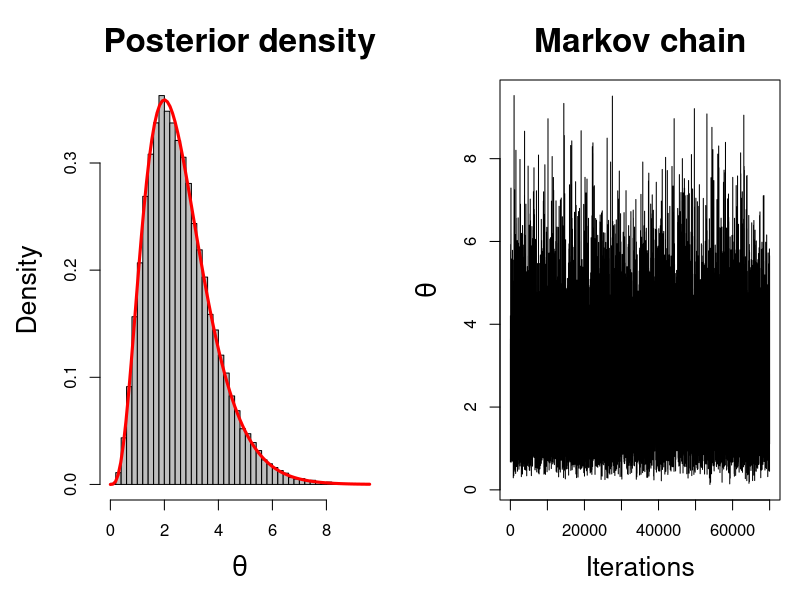
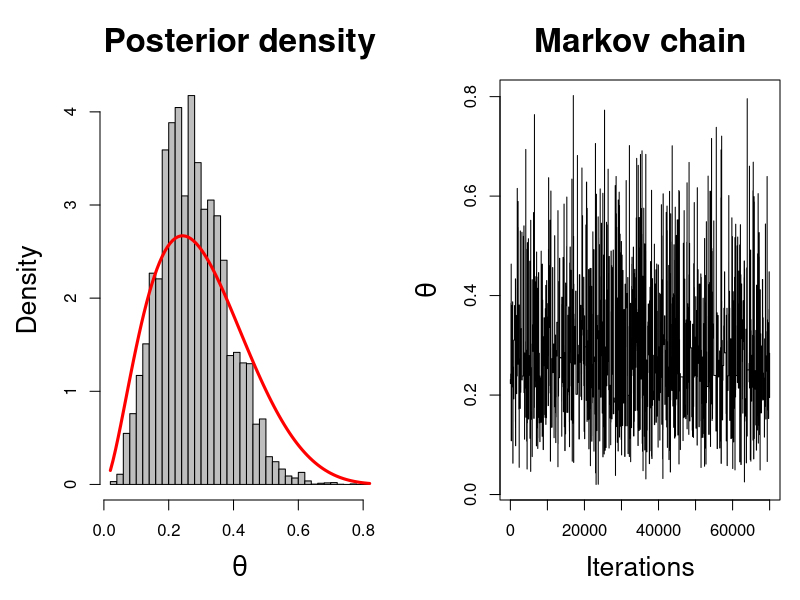
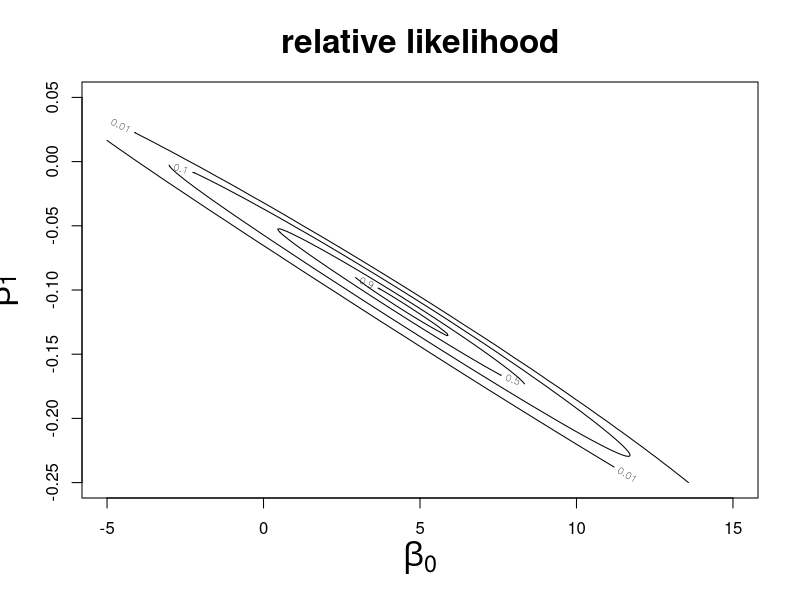
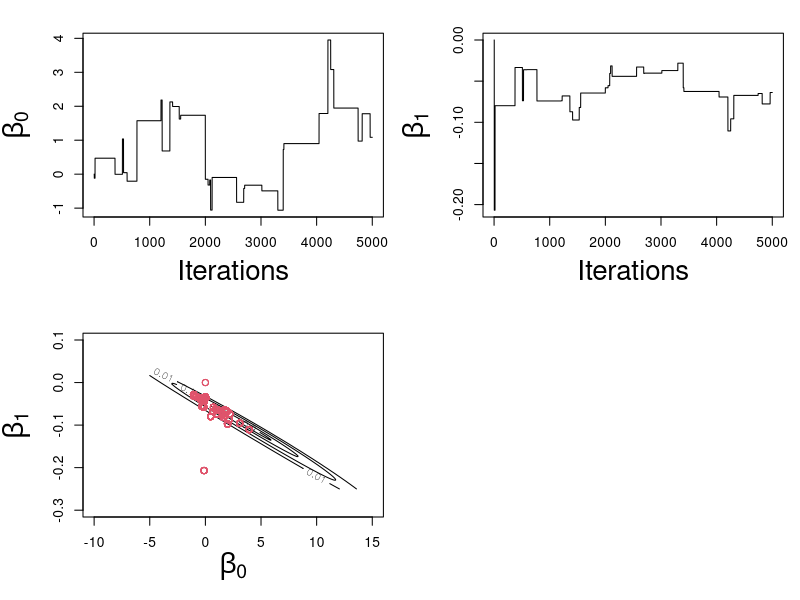
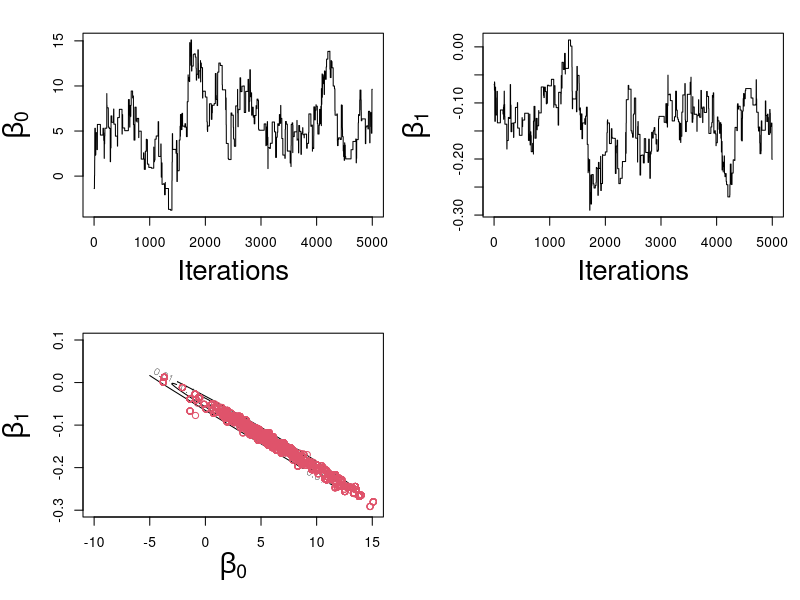
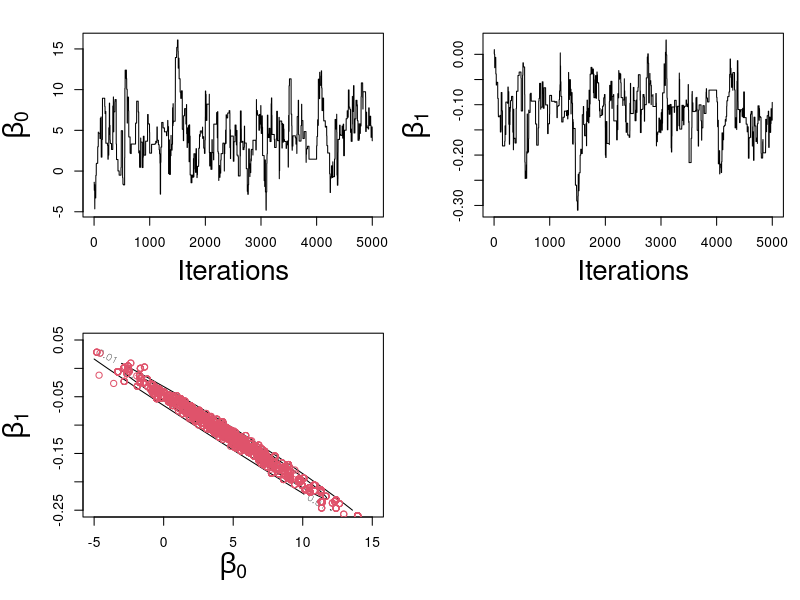
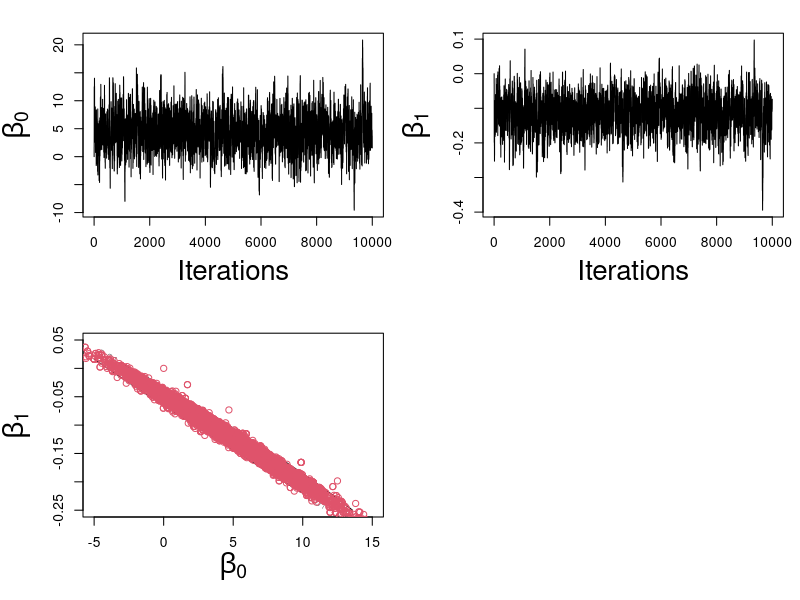
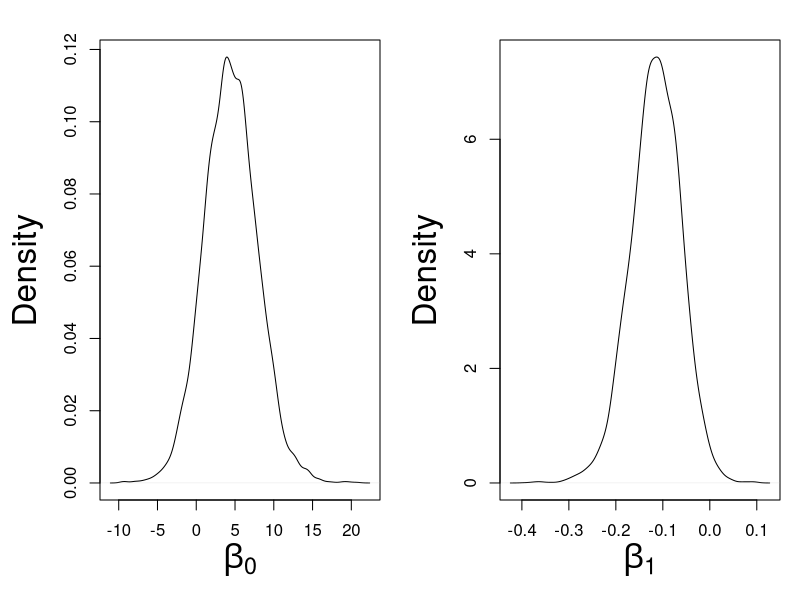

These charts were generated, in order, by the following R code:
#############################
## METROPOLIS-HASTINGS
############################

## Gamma distribution: rw

mh.gamma <-
  function(n.sims=10^5,
           start=1, burnin=0.3*n.sims, cand.sd=2,
           shape=1, rate=1) {
    # draws values from a gamma density
    # with shape and rate
    # sampling from a normal with mean
    # equal to the last vaue and sd = sd
    theta.cur <- start
    draws <- c()
    theta.update <- function(theta.cur, shape, rate) {
      theta.can <- rnorm(1, mean = theta.cur, sd = cand.sd)
      accept.prob <- dgamma(theta.can, shape = shape, rate = rate)/
        dgamma(theta.cur, shape = shape, rate = rate)
      if (runif(1) <= accept.prob)
        theta.can
      else theta.cur
    }
    for (i in 1:n.sims) {
      draws[i] <- theta.cur <- theta.update(theta.cur,
                                            shape = shape, rate = rate)}
    samp<-draws[(burnin+1):n.sims]
    par(mfrow=c(1,2), mar=c(5,5,4,1))
    hist(samp, nclass=50, prob=T,
         main="Posterior density", 
         col="grey", xlab=expression(theta), cex.lab=1.6, cex.main=2)
    curve(dgamma(x, shape=shape, rate=rate), add=T, lwd =3, 
          col ="red")
    plot(samp, type="l", ylab=expression(theta),
         xlab="Iterations", cex.lab=1.6, cex.main=2, main="Markov chain")
    return(samp)}
pdf(file="gamma_rw.pdf", width=12, height=6.5)
a=mh.gamma(shape=4.4, rate=1.7)
dev.off()


## Beta distribution (2.7, 6.3): independent

mh.beta <-
  function(n.sims=10^5,
           start=0.2, burnin=0.3*n.sims,
           lower =0,
           upper =3,
           shape1=2.7, shape2=6.3) {
    # draws values from a gamma density
    # with shape and rate
    # sampling from a normal with mean
    # equal to the last vaue and sd = sd
    theta.cur <- start
    draws <- c()
    draws[1]<- start
    cont<-0
    
      
      for (i in 2:n.sims) {
        theta.can <- runif(1, lower, upper)
      accept.prob <- dbeta(theta.can, shape1 = shape1, shape2 = shape2)*dunif(draws[i-1], lower, upper)/
        dbeta(draws[i-1], shape1 = shape1, shape2 = shape2)*dunif(theta.can, lower, upper )
      if (runif(1) <= accept.prob){
        draws[i] <- theta.can
      cont <- cont +1
      }else{ draws[i] <- draws[i-1]
      }
    }
      
      accept_rate <- cont/n.sims
    
    
    samp<-draws[(burnin+1):n.sims]
    par(mfrow=c(1,2), mar=c(5,5,4,1))
    hist(samp, nclass=50, prob=T,
         main="Posterior density", 
         col="grey", xlab=expression(theta), cex.lab=1.6, cex.main=2)
    curve(dbeta(x, shape1=shape1, shape2=shape2), add=T, lwd =3, 
          col ="red")
    plot(samp, type="l", ylab=expression(theta),
         xlab="Iterations", cex.lab=1.6, cex.main=2, main="Markov chain")
    return(c(samp, cont))}

pdf(file="beta_ind2.pdf",  width=12, height=6.5)
b=mh.beta(shape1=2.7, shape2=6.3)
dev.off()


## Shuttle data

temp <- c(66, 70, 69, 68, 67, 72, 73, 70, 57, 63, 70, 78, 67, 53,
           67, 75, 70, 81, 76, 79, 75, 76, 58)
failure <- c(0, 1, 0, 0, 0, 0, 0, 0, 1, 1, 1, 0, 0, 1, 0, 0, 0,
                0, 0, 0, 1, 0, 1)

#log-verosimiglianza


loglik <- function(beta) {
  sum(failure * (beta[1] + beta[2] * temp)) -
    sum(7 * log(1 + exp(beta[1] + beta[2] *
                          temp)))
}

#Grafico della verosimiglianza

beta0=seq(-5,15,length=200)
beta1=seq(-0.25,0.05,length=200)
l.val=apply(expand.grid(beta0,beta1),FUN=loglik,MAR=1)
l.val=matrix(l.val,ncol=length(beta1),nrow=length(beta0))
par(mfrow=c(1,1), mar=c(5,2,2,1))
pdf("shuttle_loglik.pdf", width =10, height=8)
contour(beta0,beta1,exp(l.val-max(l.val)),
        levels=c(0.01,0.1,0.5,0.9),xlab=expression(beta[0]),
        ylab=expression(beta[1]),cex.lab=1,main="relative likelihood", cex.main =2,
        cex.lab=2)
dev.off()


# 1) random walk MH with univariate proposals

mh <- function(nsim, s1, s2, b.init) {
  mh.out <- matrix(ncol = 2, nrow = nsim)
   b <- b.init
   for (i in 1:nsim) {
     b.p <- c(rnorm(1, b[1], s1), rnorm(1,b[2], s2))
    if (runif(1) < exp(loglik(b.p) - loglik(b)))
      b <- b.p
      mh.out[i, ] <- b
       }
  mh.out}

par(mfrow = c(2, 2))
pdf("shuttle1.pdf", width=8, height =7)
mh.out1 <- mh(nsim = 5000, s1 = 1, s2 = 1, b.init = c(0,0))
par(mfrow = c(2, 2), mar=c(5,5,2,1))
plot(mh.out1[, 1],type="l", ylab=expression(beta[0]), xlab="Iterations", cex.lab=2)
plot(mh.out1[, 2],type="l", ylab=expression(beta[1]), xlab="Iterations", cex.lab =2)
contour(beta0,beta1,exp(l.val-max(l.val)),levels=c(0.01,0.1,0.5,0.9), 
        xlab=expression(beta[0]), 
        ylab=expression(beta[1]), xlim=c(-10,15), 
        ylim=c(-0.3,0.1), cex.lab=2)
points(mh.out1,col=2)
dev.off()

# 2) random wal with univariate proposals, different variances

 par(mfrow = c(2, 2))
 mh.out2=mh(nsim = 5000, s1 = 2, s2 = 0.1, b.init = c(0,0))
 par(mfrow = c(2, 2))
 pdf("shuttle2.pdf", width=8, height =7)
 par(mfrow = c(2, 2), mar=c(5,5,2,1))
 plot(mh.out2[, 1],type="l", ylab=expression(beta[0]), xlab="Iterations", cex.lab=2)
 plot(mh.out2[, 2],type="l", ylab=expression(beta[1]), xlab="Iterations", cex.lab =2)
 contour(beta0,beta1,exp(l.val-max(l.val)),levels=c(0.01,0.1,0.5,0.9), 
         xlab=expression(beta[0]), 
         ylab=expression(beta[1]), xlim=c(-10,15), 
         ylim=c(-0.3,0.1), cex.lab=2)
 points(mh.out2,col=2)
 dev.off()
 
 # 3) random wal with univariate proposals, estimated variances
 
 par(mfrow = c(2, 2))
 mh.out3=mh(nsim = 5000, s1 = sd(mh.out2[,1]), s2 =sd(mh.out2[,2]), b.init = c(0,0))
 par(mfrow = c(2, 2))
 pdf("shuttle3.pdf", width=8, height =7)
 par(mfrow = c(2, 2), mar=c(5,5,2,1))
 plot(mh.out3[, 1],type="l", ylab=expression(beta[0]), xlab ="Iterations", cex.lab=2)
 plot(mh.out3[, 2],type="l", ylab=expression(beta[1]), xlab ="Iterations", cex.lab=2)
 contour(beta0,beta1,exp(l.val-max(l.val)),levels=c(0.01,0.1,0.5,0.9),
         cex.lab=2, xlab=expression(beta[0]),
         ylab=expression(beta[1]))
 points(mh.out3,col=2)
 dev.off()
 

# 4) random walk with bivariate normal and correlation structure

 library(mvtnorm)
 mhd <- function(nsim, V, b.init) {
   mh.out <- matrix(ncol = 2, nrow = nsim)
   b <- b.init
   for (i in 1:nsim) {
     b.p <- rmvnorm(n = 1, mean = b, sigma = V)
     if (runif(1) < exp(loglik(b.p) - loglik(b)))
       b <- b.p
       mh.out[i, ] <- b
       }
   mh.out}

par(mfrow = c(2, 2), oma=c(0,0,0,0))
v <- var(mh.out3)
par(mfrow=c(2,2))
 mh.out4 <- mhd(nsim = 10000, V = v, b.init = c(0,0))
 pdf("shuttle4.pdf", width=8, height =7)
 par(mfrow=c(2,2), mar=c(5,5,2,1))
 plot(mh.out4[, 1],type="l", ylab =expression(beta[0]), xlab = "Iterations", cex.lab =2)
 plot(mh.out4[, 2],type="l", ylab=expression(beta[1]), xlab="Iterations", cex.lab =2)
 contour(beta0,beta1,exp(l.val-max(l.val)),levels=c(0.01,0.1,0.5,0.9),
         xlab =expression(beta[0]), ylab=expression(beta[1]), cex.lab=2)
 points(mh.out4,col=2)
dev.off()


post_mean <- apply(mh.out4,2,mean)
pdf(file="shuttle_est.pdf", width=12, height=5)
par(mfrow = c(1, 2), mar=c(5,5,2,1))
 plot(density(mh.out4[, 1], bw = 0.5), xlab = expression(beta[0]),main="", cex.lab =2)
 plot(density(mh.out4[, 2], bw = 0.01), xlab = expression(beta[1]),main="", cex.lab=2)
 dev.off()

 apply(mh.out4, 2, mean)
 
 
 ############################
 ## GIBBS SAMPLING
 ###########################
 
 ## bivariate normal
 
 par(mfrow=c(1,1))
 
 bn<-function(init=c(0,0),mu=c(0,0),
              rho=0, nsim=100){
   theta=matrix(nrow=nsim, ncol=2)
   theta[1,]=init
   for (i in 2:nsim){
     theta[i,1]<-rnorm(1,mean= mu[1]+ rho*(theta[i-1,2]-mu[2]), sd=sqrt(1-rho^2))
     theta[i,2]<-rnorm(1,mean= mu[2]+ rho*(theta[i,1]- mu[1]), sd=sqrt(1-rho^2))
   }
   #plot(theta, type="l", xlab=expression(theta[1]),
        #ylab=expression(theta[2]), cex.lab =2, cex.main=2, main= bquote(rho==.(rho)))
   
   
   # 2-dimensional plot
   xy <- theta
   nbins <- 20
   x.bin <- seq(floor(min(xy[,1])),
                ceiling(max(xy[,1])), length=nbins)
   y.bin <- seq(floor(min(xy[,2])),
                ceiling(max(xy[,2])), length=nbins)
   freq <-  as.data.frame(table(findInterval(xy[,1],
                                             x.bin),findInterval(xy[,2], y.bin)))
   freq[,1] <- as.numeric(freq[,1])
   freq[,2] <- as.numeric(freq[,2])
   freq2D <- diag(nbins)*0
   freq2D[cbind(freq[,1], freq[,2])] <- freq[,3]
   res <- persp(x.bin, y.bin,
                freq2D, theta=30, phi=30, xlab = expression(theta[1]),
                ylab = expression(theta[2]), zlab="Density",
                expand=0.5, ltheta=120,
                col = "lightblue",
                shade = 0.1, ticktype = "detailed",
                main= bquote(rho==.(rho)), cex.main=1.5, cex.lab=1.5)
   
   
   }
 
 pdf(file="gibbs_bivn3.pdf", width=10, height =7.5)
 par(mfrow=c(2,2), mar =c(5,5,2,1))
 my.draws<-bn(rho=0.2)
 my.draws<-bn(rho=0.5)
 my.draws<-bn(rho=0.7)
 my.draws<-bn(rho=0.9)
 dev.off()
 
 pdf(file="gibbs_bivn4.pdf", width=10, height =7.5)
 par(mfrow=c(2,2), mar =c(5,5,2,1))
 my.draws<-bn(rho=0.2, nsim =10000)
 my.draws<-bn(rho=0.5, nsim=10000)
 my.draws<-bn(rho=0.7, nsim=10000)
 my.draws<-bn(rho=0.9, nsim=10000)
 dev.off()
 
 ## Nuclear pump
 
  y <- c(5, 1, 5, 14, 3, 19, 1, 1, 4, 22)
  t <- c(94, 16, 63, 126, 5, 31, 1, 1, 2, 10)
  rbind(y, t)
  
  
  
  
  ###########################
  ## MCMC DIAGNOSTICS
  ##########################
  
  
  
bm<-function(init,mu=c(0,0), rho, nsim=100){  
    #inizializzo funzione gibbs
    theta=matrix(nrow=nsim, ncol=2)
    theta[1,]=init  # inizializzo theta
    
    for (i in 2:nsim){
      theta[i,1]=rnorm(1,mu[1]+
                         rho*(theta[i-1,2]-mu[2]),sqrt(1-(rho)^2))
      theta[i,2]=rnorm(1, mu[2]+
                         rho*(theta[i,1]-mu[1]), sqrt(1-(rho)^2))
      
      
    }
    
    
    return(theta[(.5*nsim):nsim,])
  }
  
  
  ## fake example of graphical inspection: just for producing the
  ## plots 
  
  
  fake_chains1 <- bm(init=c(0,0), rho=0.7, nsim =3000)
  fake_chains2 <- bm(init=c(0,0), rho=0.7, nsim =3000)
  
  pdf(file="fake_conv.pdf", width=11.5, height =7)
  par(mfrow=c(1,2), mar=c(5,5,2,1))
  plot(fake_chains1[,1], type="l", col="blue", ylim=c(-8,8),
       ylab =expression(mu[1]), main = "Scenario 1", cex.main =2, cex.lab=2,
       xlab="Iterations")
  lines(fake_chains1[,2]+4, col="red")
  legend(1000,-6, col=c("red", "blue"), lty=1, 
         lwd =3, c("chain 1", "chain 2"))
  plot(fake_chains1[,1]+log(seq(1:1501)), type="l", col="blue", ylim=c(-2,12),
       ylab =expression(mu[1]), main = "Scenario 2", cex.main =2, cex.lab=2,
       xlab="Iterations")
  lines(fake_chains1[,2]+10-log(seq(1:1501)) , col="red")
  legend(1000,-0.5, col=c("red", "blue"), lty=1, 
         lwd =3, c("chain 1", "chain 2"))
  dev.off()
  
  pdf(file="fake_conv_hist.pdf", width=11.5, height =7)
  par(mfrow=c(1,2), mar=c(5,5,2,1))
  # hist(c(fake_chains1[,1], fake_chains1[,2]+4), cex.lab=2, 
  #      xlab =expression(mu[1]), probability =TRUE, breaks=30, 
  #      main ="Scenario 1", xlim=c(-5,6))
  hist(c(fake_chains1[,1]), cex.lab=2, col="blue",
       xlab =expression(mu[1]), probability =TRUE, breaks=30, 
       main ="Scenario 1", xlim=c(-5,6), cex.main=2)
  hist(fake_chains1[,2]+4, breaks=30, add=TRUE, col="red",
       probability=TRUE)
  hist(c(fake_chains1[,1]+log(seq(1:1501)) ), 
       cex.lab=2, cex.main=2,
       xlab =expression(mu[1]), probability =TRUE, breaks=40, 
       main ="Scenario 2", col="blue")
 hist(fake_chains1[,2]+10-log(seq(1:1501)), cex.lab=2, 
      xlab =expression(mu[1]), probability =TRUE, breaks=40, add =TRUE, col="red")
  dev.off()
  
  
  
  
  
  
  ## multiple chains
  
  # 100 iterations
  
  my.draws<-bm(init=c(0,0),rho=0.7)
  my.draws2<-bm(init=c(5,5), rho=0.7)
  my.draws3<-bm(init=c(10,10), rho=0.7)
  
  
     # convergence to stationarity
  
  par(mfrow=c(2,2))
  pdf("multiplechains_bivn.pdf", width=8, height =7)
  par(mfrow=c(2,2), mar=c(5,5,2,1))
  plot(my.draws, type="l", xlab=expression(theta[1]), 
       ylab=expression(theta[2]), cex.lab=2)
  lines(my.draws2, type="l", col="red", 
        xlab=expression(theta[1]), ylab=expression(theta[2]))
  lines(my.draws3, type="l", col="green", 
        xlab=expression(theta[1]), ylab=expression(theta[2]))
  
  plot(my.draws[,1], col="black",type="l", 
       ylab=expression(theta[1]), xlab="Iterations", ylim=c(-3,3), cex.lab=2)
  lines(1:length(my.draws[,1]),my.draws2[,1], col="red",type="l")
  lines(1:length(my.draws[,1]),my.draws3[,1], col="green",type="l")
  
  plot(my.draws[,2], col="black",type="l", 
       ylab=expression(theta[2]), xlab="Iterations", ylim=c(-3,3),
       cex.lab=2)
  lines(1:length(my.draws[,2]),my.draws2[,2], col="red",type="l")
  lines(1:length(my.draws[,2]),my.draws3[,2], col="green",type="l")
  dev.off()
  
  
      # iid samples
  
  
  pdf(file="multiplechains_bivn_acf.pdf", width=8, height =7)
  par(mfrow=c(3,2), mar=c(5,4,5,1))
  acf(my.draws[,1], main =(bquote(theta[1]~": Chain 1")), cex.main = 3)
  acf(my.draws[,2], main =(bquote(theta[2]~": Chain 1")), cex.main = 3)
  acf(my.draws2[,1],main =(bquote(theta[1]~": Chain 2")), cex.main = 3)
  acf(my.draws2[,2],main =(bquote(theta[2]~": Chain 2")), cex.main = 3)
  acf(my.draws3[,1],main =(bquote(theta[1]~": Chain 3")), cex.main = 3)
  acf(my.draws3[,2],main =(bquote(theta[2]~": Chain 3")), cex.main = 3)
  dev.off()
  
  # 10000 iterations
  
  my.draws<-bm(init=c(0,0),rho=0.7, nsim=10000)
  my.draws2<-bm(init=c(5,5), rho=0.7, nsim=10000)
  my.draws3<-bm(init=c(10,10), rho=0.7, nsim=10000)
  
  
        # convergence
  
  par(mfrow=c(2,2))
  pdf("multiplechains_bivn2.pdf", width=8, height =7)
  par(mfrow=c(2,2), mar=c(5,5,2,1))
  plot(my.draws, type="l", xlab=expression(theta[1]), 
       ylab=expression(theta[2]), cex.lab=2)
  lines(my.draws2, type="l", col="red", 
        xlab=expression(theta[1]), ylab=expression(theta[2]))
  lines(my.draws3, type="l", col="green", 
        xlab=expression(theta[1]), ylab=expression(theta[2]))
  
  plot(my.draws[,1], col="black",type="l", 
       ylab=expression(theta[1]), xlab="Iterations", ylim=c(-3,3), cex.lab=2)
  lines(1:length(my.draws[,1]),my.draws2[,1], col="red",type="l")
  lines(1:length(my.draws[,1]),my.draws3[,1], col="green",type="l")
  
  plot(my.draws[,2], col="black",type="l", 
       ylab=expression(theta[2]), xlab="Iterations", ylim=c(-3,3),
       cex.lab=2)
  lines(1:length(my.draws[,2]),my.draws2[,2], col="red",type="l")
  lines(1:length(my.draws[,2]),my.draws3[,2], col="green",type="l")
  dev.off()
  
  
          # iid samples
  
  pdf(file="multiplechains_bivn2_acf.pdf", width=8, height =7)
  par(mfrow=c(3,2), mar=c(5,4,5,1))
  acf(my.draws[,1], main =(bquote(theta[1]~": Chain 1")), cex.main = 3)
  acf(my.draws[,2], main =(bquote(theta[2]~": Chain 1")), cex.main = 3)
  acf(my.draws2[,1],main =(bquote(theta[1]~": Chain 2")), cex.main = 3)
  acf(my.draws2[,2],main =(bquote(theta[2]~": Chain 2")), cex.main = 3)
  acf(my.draws3[,1],main =(bquote(theta[1]~": Chain 3")), cex.main = 3)
  acf(my.draws3[,2],main =(bquote(theta[2]~": Chain 3")), cex.main = 3)
  dev.off()
  
  #Diagnostics: Gelman-Rubin statistic (coda package)
  
  par(mfrow=c(1,1))
  library(coda)
  chain1 <- mcmc(my.draws)
  chain2 <- mcmc(my.draws2)
  chain3 <- mcmc(my.draws3)
  combinechains=mcmc.list(chain1, chain2, chain3)
  
      # gelman-rubin
 
  gelman.diag(combinechains)
  pdf(file = "multiplechains_biv2_gr.pdf", width=10, height=7)
  par(mar=c(5,5,2,1))
  gelman.plot(combinechains)
  dev.off()
  
    # geweke
  
  geweke.diag(chain1)
  geweke.diag(chain2)
  geweke.diag(chain3)
  